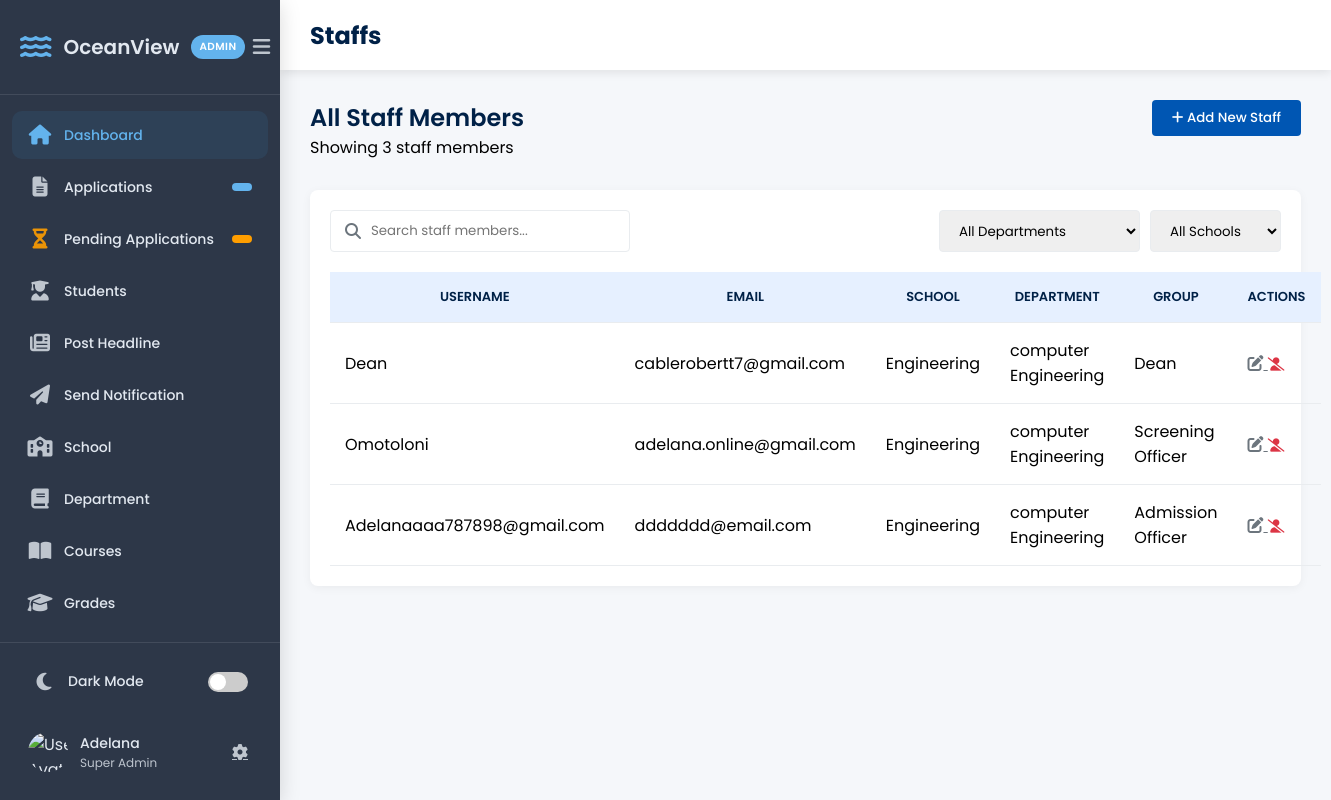
/staffs/ (signed in), run on the app's committed database.
### portal/models.py (models this page shows, shortened)
class StaffProfile(models.Model):
    user = models.OneToOneField(User, on_delete=models.CASCADE)
    first_name = models.CharField(max_length=100, blank=True, null=True)
    last_name = models.CharField(max_length=100,  blank=True, null=True)
    school = models.ForeignKey(School, on_delete=models.CASCADE)
    department = models.ForeignKey(Department, on_delete=models.SET_NULL, null=True, blank=True)
    group = models.ForeignKey(Group, on_delete=models.SET_NULL, null=True, blank=True)

class School(models.Model):
    name = models.CharField(max_length=100, unique=True)

class Department(models.Model):
    name = models.CharField(max_length=100)
    school = models.ForeignKey(School, on_delete=models.CASCADE, related_name="departments")

### crm/views.py (the view)
# urls.py: path('staffs/', staff_list, name='staff_list'),
@login_required
@user_passes_test(is_superuser)
def staff_list(request):
    staff_profiles = StaffProfile.objects.select_related('user', 'group', 'department', 'school').all()
    departments = Department.objects.all()
    schools = School.objects.all()
    return render(request, 'crm/staff_list.html', {
        'staff_profiles': staff_profiles,
        'departments': departments,
        'schools': schools,
    })

### crm/context_processors.py (called while the page is built)
def user_roles(request):
    if request.user.is_authenticated:
        groups = request.user.groups.values_list("name", flat=True)
        return {"user_groups": groups}
    return {}

### crm/views.py (called while the page is built)
def is_superuser(user):
    return user.is_superuser

### crm/templates/crm/staff_list.html (shortened to what this page needs)
<!DOCTYPE html>
<html lang="en">
<head>
  <link rel="stylesheet" href="https://cdnjs.cloudflare.com/ajax/libs/font-awesome/6.4.0/css/all.min.css"/>
</head>
<body>
  {% include 'crm/sidebar.html' %}
  <div id="content">
    <div class="header">
      <h1>Staffs</h1>
    </div>
    <div class="main-content">
      <div class="page-header">
        <div class="page-title">
          <h2>All Staff Members</h2>
          <p>Showing {{ staff_profiles|length }} staff members</p>
        </div>
        <div class="page-actions">
          {% if perms.crm.add_staffprofile %}
            <button class="btn btn-primary" onclick="window.location.href='{% url 'create_staff_profile'%}'">
              <i class="fas fa-plus"></i> Add New Staff
            </button>
          {% endif %}
        </div>
      </div>
      <div class="staff-table-container">
        <div class="table-header">
          <form method="GET" action="#">
            <div class="search-box">
              <i class="fas fa-search"></i>
              <input type="text" name="q" placeholder="Search staff members..." value="{{ request.GET.q }}">
            </div>
          </form>
          <div class="table-actions">
            <select id="department-filter">
              <option value="">All Departments</option>
            </select>
            <select id="school-filter">
              <option value="">All Schools</option>
            </select>
          </div>
        </div>
        <table>
          <thead>
            <tr>
              <th>Username</th>
              <th>Email</th>
              <th>School</th>
              <th>Department</th>
              <th>Group</th>
              <th>Actions</th>
            </tr>
          </thead>
          <tbody>
            {% for profile in staff_profiles %}
            <tr>
              <td>{{ profile.user.username }}</td>
              <td>{{ profile.user.email }}</td>
              <td>{{ profile.school.name }}</td>
              <td>{{ profile.department.name|default:"-" }}</td>
              <td>{{ profile.group.name }}</td>
              <td>
                {% if perms.crm.change_staffprofile %}
                <a href="{% url 'edit_staff' profile.user.id %}" class="action-btn" title="Edit">
    <i class="fas fa-edit"></i>
</a>
                {% endif %}
                {% if profile.user.is_active %}
                  <button class="action-btn text-danger" onclick="disableStaff({{ profile.user.id }})"><i class="fas fa-user-slash"></i></button>
                {% else %}
                  <button class="action-btn text-success" onclick="enableStaff({{ profile.user.id }})"><i class="fas fa-user-check"></i></button>
                {% endif %}
              </td>
            </tr>
            {% empty %}
            <tr><td colspan="6" style="text-align:center;">No staff members found</td></tr>
            {% endfor %}
          </tbody>
        </table>
      </div>
    </div>
  </div>
</body>
</html>

### crm/templates/crm/sidebar.html (shortened to what this page needs)
{% load static %}
<!DOCTYPE html>
<html lang="en">
<head>
    <link rel="stylesheet" href="https://cdnjs.cloudflare.com/ajax/libs/font-awesome/6.4.0/css/all.min.css">
    <link rel="stylesheet" href="{% static 'crm/css/sidebar.css' %}">
</head>
<body>
<div class="sidebar-container">
    <div class="sidebar">
        <div class="sidebar-header">
            <div class="brand-wrapper">
                <i class="fas fa-water brand-icon"></i>
                <h3 class="brand-text">OceanView</h3>
                <span class="badge badge-admin">ADMIN</span>
            </div>
            <button class="sidebar-toggle" id="sidebarToggle">
                <i class="fas fa-bars"></i>
            </button>
        </div>
        <ul class="sidebar-menu">
            <li class="menu-item active">
                <a href="{% url 'dashboard' %}" class="menu-link">
                    <span class="menu-icon"><i class="fas fa-home"></i></span>
                    <span class="menu-text">Dashboard</span>
                </a>
            </li>
            {% if request.user.is_superuser or request.user.groups.all.0.name == 'Admission Officer' %}
            <li class="menu-item">
                <a href="{% url 'applicant_list' %}" class="menu-link">
                    <span class="menu-icon"><i class="fas fa-file-alt"></i></span>
                    <span class="menu-text">Applications</span>
                    <span class="menu-badge">{{ total_applications }}</span>
                </a>
            </li>
            <li class="menu-item">
                <a href="{% url 'pending_list' %}" class="menu-link">
                    <span class="menu-icon"><i class="fas fa-hourglass-half"></i></span>
                    <span class="menu-text">Pending Applications</span>
                    <span class="menu-badge badge-warning">{{ total_pending_application }}</span>
                </a>
            </li>
            {% endif %}
            {% if request.user.is_superuser %}
                <li class="menu-item">
                    <a href="{% url 'student_list' %}" class="menu-link">
                        <span class="menu-icon"><i class="fas fa-user-graduate"></i></span>
                        <span class="menu-text">Students</span>
                    </a>
                </li>
                <li class="menu-item">
                    <a href="{% url 'Post_headline' %}" class="menu-link">
                        <span class="menu-icon"><i class="fas fa-newspaper"></i></span>
                        <span class="menu-text">Post Headline</span>
                    </a>
                </li>
                <li class="menu-item">
                    <a href="{% url 'Notify_student' %}" class="menu-link">
                        <span class="menu-icon"><i class="fas fa-paper-plane"></i></span>
                        <span class="menu-text">Send Notification</span>
                    </a>
                </li>
            {% endif %}
            {% if request.user.is_superuser%}
                <li class="menu-item">
                    <a href="{% url 'school_list' %}" class="menu-link">
                        <span class="menu-icon"><i class="fas fa-school"></i></span>
                        <span class="menu-text">School</span>
                    </a>
                </li>
            {% endif %}
                 {% if request.user.is_superuser  or "Dean" in user_groups %}
                <li class="menu-item">
                    <a href="{% url 'department_list' %}" class="menu-link">
                        <span class="menu-icon"><i class="fas fa-book"></i></span>
                        <span class="menu-text">Department</span>
                    </a>
                </li>
                {%endif%}
                {% if request.user.is_superuser or "Class Adviser" in user_groups or "HOD (Head of Department)" in user_groups or "Dean" in user_groups %}
                <li class="menu-item">
                    <a href="{% url 'course_list' %}" class="menu-link">
                        <span class="menu-icon"><i class="fas fa-book-open"></i></span>
                        <span class="menu-text">Courses</span>
                    </a>
                </li>
                {%endif %}
                {% if request.user.is_superuser or "Class Adviser" in user_groups or "HOD (Head of Department)" in user_groups or "Dean" in user_groups %}
                <li class="menu-item">
                    <a href="{% url 'grade_list' %}" class="menu-link">
                        <span class="menu-icon"><i class="fas fa-graduation-cap"></i></span>
                        <span class="menu-text">Grades</span>
                    </a>
                </li>
                {%endif%}
                {% if request.user.is_superuser or "Class Adviser" in user_groups or "HOD (Head of Department)" in user_groups or "Dean" in user_groups %}
                <li class="menu-item">
                    <a href="{% url 'add_timetable' %}" class="menu-link">
                    </a>
                </li>
                {%endif%}
        </ul>
        <div class="sidebar-footer">
            <div class="settings-menu">
                <div class="dark-mode-toggle" onclick="toggleDarkMode()">
                    <div class="toggle-icon"><i id="darkModeIcon" class="fas fa-moon"></i></div>
                    <span id="darkModeText">Dark Mode</span>
                    <div class="toggle-switch">
                        <label for="darkModeSwitch"></label>
                    </div>
                </div>
            </div>
            <div class="user-profile">
                <div class="user-avatar">
                    <img src="{% static 'images/default-avatar.png' %}" alt="User Avatar">
                </div>
                <div class="user-info">
                    <span class="user-name">{{ request.user.get_full_name|default:request.user.username }}</span>
                    <span class="user-role">
                        {% if request.user.is_superuser %}
                            Super Admin
                        {% elif user_groups %}
                            {{ user_groups.0 }}
                        {% else %}
                            Staff
                        {% endif %}
                    </span>
                </div>
                <div class="user-actions">
                    <a href="#"><i class="fas fa-cog"></i></a>
                </div>
            </div>
        </div>
    </div>
</div>
</body>
</html>

### crm/templates/crm/staff_list.html (style rules this page uses)
:root { --primary: #0056b3; --primary-light: #e6f0ff; --primary-dark: #003d7a; --secondary: #002147; --success: #28a745; --danger: #dc3545; --light-gray: #e9ecef; --dark: #343a40; --gray: #6c757d; --sidebar-width: 280px; --header-height: 70px; }
* { margin: 0; padding: 0; box-sizing: border-box; font-family: 'Poppins', sans-serif; }
body { background-color: #f5f7fa; display: flex; min-height: 100vh; }
#content { width: calc(100% - var(--sidebar-width)); margin-left: var(--sidebar-width); transition: all 0.3s; }
.header { height: var(--header-height); background: white; box-shadow: 0 2px 10px rgba(0, 0, 0, 0.1); display: flex; align-items: center; padding: 0 30px; position: sticky; top: 0; z-index: 100; }
.header h1 { font-size: 24px; color: var(--secondary); }
.main-content { padding: 30px; }
.page-header { display: flex; justify-content: space-between; margin-bottom: 30px; }
.page-title h2 { color: var(--secondary); font-weight: 600; }
.btn { padding: 8px 20px; border-radius: 4px; font-weight: 500; transition: all 0.3s; border: none; cursor: pointer; }
.btn-primary { background: var(--primary); color: white; }
.staff-table-container { background: white; border-radius: 8px; box-shadow: 0 2px 10px rgba(0, 0, 0, 0.05); padding: 20px; }
.table-header { display: flex; justify-content: space-between; margin-bottom: 20px; }
.search-box { position: relative; width: 300px; }
.search-box input { width: 100%; padding: 10px 15px 10px 40px; border: 1px solid var(--light-gray); border-radius: 4px; }
.search-box i { position: absolute; left: 15px; top: 50%; transform: translateY(-50%); color: var(--gray); }
.table-actions { display: flex; gap: 10px; }
.table-actions select { padding: 8px 15px; border: 1px solid var(--light-gray); border-radius: 4px; }
table { width: 100%; border-collapse: collapse; }
th, td { padding: 15px; border-bottom: 1px solid var(--light-gray); }
th { background-color: var(--primary-light); color: var(--secondary); font-weight: 600; font-size: 13px; text-transform: uppercase; }
.action-btn { background: none; border: none; color: var(--gray); cursor: pointer; }
.text-danger { color: var(--danger); }

### data on the page
StaffProfile: user.username "Dean", user.email "cablerobertt7@gmail.com", school.name "Engineering", department.name "computer Engineering", group.name "Dean"
StaffProfile: user.username "Omotoloni", user.email "adelana.online@gmail.com", school.name "Engineering", department.name "computer Engineering", group.name "Screening Officer"
StaffProfile: user.username "Adelanaaaa787898@gmail.com", user.email "ddddddd@email.com", school.name "Engineering", department.name "computer Engineering", group.name "Admission Officer"

### other printed values
{{ request.user.get_full_name|default:request.user.username }} "Adelana"
{{ staff_profiles|length }} "3"
